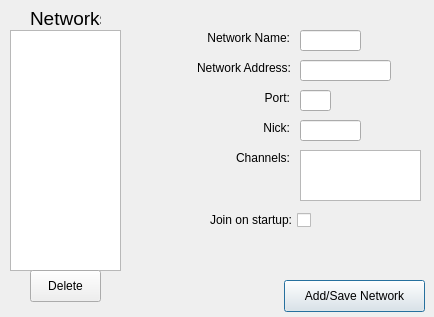
<?xml version="1.0" encoding="UTF-8"?>
<ui version="4.0">
 <class>ConnectionsDialog</class>
 <widget class="QDialog" name="ConnectionsDialog">
  <property name="windowModality">
   <enum>Qt::NonModal</enum>
  </property>
  <property name="geometry">
   <rect>
    <x>0</x>
    <y>0</y>
    <width>434</width>
    <height>317</height>
   </rect>
  </property>
  <property name="windowTitle">
   <string>My Connections</string>
  </property>
  <widget class="QListWidget" name="networkList">
   <property name="geometry">
    <rect>
     <x>10</x>
     <y>30</y>
     <width>111</width>
     <height>241</height>
    </rect>
   </property>
  </widget>
  <widget class="QLineEdit" name="editNetworkName">
   <property name="geometry">
    <rect>
     <x>300</x>
     <y>30</y>
     <width>61</width>
     <height>21</height>
    </rect>
   </property>
   <property name="font">
    <font>
     <pointsize>11</pointsize>
    </font>
   </property>
  </widget>
  <widget class="QLabel" name="label">
   <property name="geometry">
    <rect>
     <x>180</x>
     <y>30</y>
     <width>110</width>
     <height>16</height>
    </rect>
   </property>
   <property name="layoutDirection">
    <enum>Qt::LeftToRight</enum>
   </property>
   <property name="autoFillBackground">
    <bool>false</bool>
   </property>
   <property name="text">
    <string>Network Name:</string>
   </property>
   <property name="alignment">
    <set>Qt::AlignRight|Qt::AlignTrailing|Qt::AlignVCenter</set>
   </property>
  </widget>
  <widget class="QLineEdit" name="editPort">
   <property name="geometry">
    <rect>
     <x>300</x>
     <y>90</y>
     <width>31</width>
     <height>21</height>
    </rect>
   </property>
   <property name="font">
    <font>
     <pointsize>11</pointsize>
    </font>
   </property>
  </widget>
  <widget class="QLineEdit" name="editNetworkAddress">
   <property name="geometry">
    <rect>
     <x>300</x>
     <y>60</y>
     <width>91</width>
     <height>21</height>
    </rect>
   </property>
   <property name="font">
    <font>
     <pointsize>11</pointsize>
    </font>
   </property>
   <property name="text">
    <string/>
   </property>
  </widget>
  <widget class="QLabel" name="label_2">
   <property name="geometry">
    <rect>
     <x>180</x>
     <y>60</y>
     <width>111</width>
     <height>16</height>
    </rect>
   </property>
   <property name="text">
    <string>Network Address:</string>
   </property>
   <property name="alignment">
    <set>Qt::AlignRight|Qt::AlignTrailing|Qt::AlignVCenter</set>
   </property>
  </widget>
  <widget class="QLabel" name="label_3">
   <property name="geometry">
    <rect>
     <x>180</x>
     <y>90</y>
     <width>110</width>
     <height>16</height>
    </rect>
   </property>
   <property name="text">
    <string>Port:</string>
   </property>
   <property name="alignment">
    <set>Qt::AlignRight|Qt::AlignTrailing|Qt::AlignVCenter</set>
   </property>
  </widget>
  <widget class="QLabel" name="label_4">
   <property name="geometry">
    <rect>
     <x>30</x>
     <y>10</y>
     <width>71</width>
     <height>16</height>
    </rect>
   </property>
   <property name="font">
    <font>
     <pointsize>14</pointsize>
    </font>
   </property>
   <property name="text">
    <string>Networks</string>
   </property>
  </widget>
  <widget class="QLabel" name="label_5">
   <property name="geometry">
    <rect>
     <x>180</x>
     <y>150</y>
     <width>110</width>
     <height>16</height>
    </rect>
   </property>
   <property name="text">
    <string>Channels:</string>
   </property>
   <property name="alignment">
    <set>Qt::AlignRight|Qt::AlignTrailing|Qt::AlignVCenter</set>
   </property>
  </widget>
  <widget class="QPushButton" name="btnSaveNetwork">
   <property name="geometry">
    <rect>
     <x>284</x>
     <y>280</y>
     <width>141</width>
     <height>32</height>
    </rect>
   </property>
   <property name="text">
    <string>Add/Save Network</string>
   </property>
  </widget>
  <widget class="QPushButton" name="btnDeleteNetwork">
   <property name="geometry">
    <rect>
     <x>30</x>
     <y>270</y>
     <width>71</width>
     <height>32</height>
    </rect>
   </property>
   <property name="text">
    <string>Delete</string>
   </property>
  </widget>
  <widget class="QLineEdit" name="editNick">
   <property name="geometry">
    <rect>
     <x>300</x>
     <y>120</y>
     <width>61</width>
     <height>21</height>
    </rect>
   </property>
   <property name="font">
    <font>
     <pointsize>11</pointsize>
    </font>
   </property>
  </widget>
  <widget class="QLabel" name="label_6">
   <property name="geometry">
    <rect>
     <x>180</x>
     <y>120</y>
     <width>110</width>
     <height>16</height>
    </rect>
   </property>
   <property name="text">
    <string>Nick:</string>
   </property>
   <property name="alignment">
    <set>Qt::AlignRight|Qt::AlignTrailing|Qt::AlignVCenter</set>
   </property>
  </widget>
  <widget class="QCheckBox" name="checkStartupJoin">
   <property name="geometry">
    <rect>
     <x>180</x>
     <y>210</y>
     <width>131</width>
     <height>20</height>
    </rect>
   </property>
   <property name="layoutDirection">
    <enum>Qt::RightToLeft</enum>
   </property>
   <property name="text">
    <string>Join on startup:</string>
   </property>
  </widget>
  <widget class="QPlainTextEdit" name="editChannels">
   <property name="geometry">
    <rect>
     <x>300</x>
     <y>150</y>
     <width>121</width>
     <height>51</height>
    </rect>
   </property>
   <property name="font">
    <font>
     <pointsize>9</pointsize>
    </font>
   </property>
   <property name="plainText">
    <string/>
   </property>
   <property name="placeholderText">
    <string>#channel1,#channel2</string>
   </property>
  </widget>
 </widget>
 <tabstops>
  <tabstop>editNetworkName</tabstop>
  <tabstop>editNetworkAddress</tabstop>
  <tabstop>editPort</tabstop>
  <tabstop>editNick</tabstop>
  <tabstop>editChannels</tabstop>
  <tabstop>checkStartupJoin</tabstop>
  <tabstop>btnSaveNetwork</tabstop>
  <tabstop>btnDeleteNetwork</tabstop>
  <tabstop>networkList</tabstop>
 </tabstops>
 <resources/>
 <connections/>
</ui>
